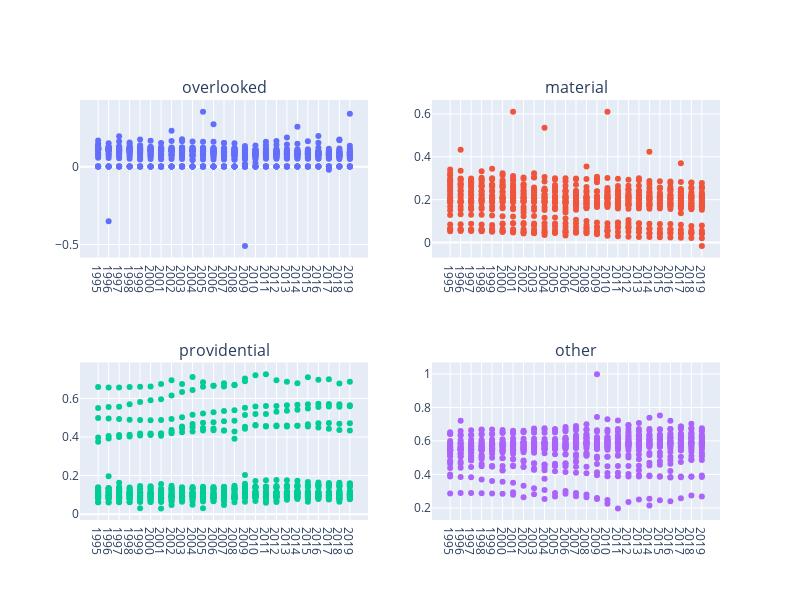

The notebook cell this image was saved under:
### Code cell
create_scatter_plots_grid(foundational_df_no_transformations_accounts_selected_years, 'TIME_PERIOD', ['overlooked', 'material', 'providential', 'other'], time_periods_accounts)

### Figure 1 — Plotly figure (JSON) as saved in the notebook; plotly's stock layout.template omitted (floating-point values rounded to 4 significant figures; data arrays with more than 128 entries replaced by an {"elided": "..."} marker saying what was removed)
{"data": [{"hovertext": {"elided": "675 str values"}, "mode": "markers", "name": "overlooked", "x": {"elided": "675 int values"}, "y": {"elided": "675 float values"}, "type": "scatter", "xaxis": "x", "yaxis": "y"}, {"hovertext": {"elided": "675 str values"}, "mode": "markers", "name": "material", "x": {"elided": "675 int values"}, "y": {"elided": "675 float values"}, "type": "scatter", "xaxis": "x2", "yaxis": "y2"}, {"hovertext": {"elided": "675 str values"}, "mode": "markers", "name": "providential", "x": {"elided": "675 int values"}, "y": {"elided": "675 float values"}, "type": "scatter", "xaxis": "x3", "yaxis": "y3"}, {"hovertext": {"elided": "675 str values"}, "mode": "markers", "name": "other", "x": {"elided": "675 int values"}, "y": {"elided": "675 float values"}, "type": "scatter", "xaxis": "x4", "yaxis": "y4"}], "layout": {"xaxis": {"anchor": "y", "domain": [0.0, 0.45], "tickvals": [1995, 1996, 1997, 1998, 1999, 2000, 2001, 2002, 2003, 2004, 2005, 2006, 2007, 2008, 2009, 2010, 2011, 2012, 2013, 2014, 2015, 2016, 2017, 2018, 2019]}, "yaxis": {"anchor": "x", "domain": [0.625, 1.0]}, "xaxis2": {"anchor": "y2", "domain": [0.55, 1.0], "tickvals": [1995, 1996, 1997, 1998, 1999, 2000, 2001, 2002, 2003, 2004, 2005, 2006, 2007, 2008, 2009, 2010, 2011, 2012, 2013, 2014, 2015, 2016, 2017, 2018, 2019]}, "yaxis2": {"anchor": "x2", "domain": [0.625, 1.0]}, "xaxis3": {"anchor": "y3", "domain": [0.0, 0.45], "tickvals": [1995, 1996, 1997, 1998, 1999, 2000, 2001, 2002, 2003, 2004, 2005, 2006, 2007, 2008, 2009, 2010, 2011, 2012, 2013, 2014, 2015, 2016, 2017, 2018, 2019]}, "yaxis3": {"anchor": "x3", "domain": [0.0, 0.375]}, "xaxis4": {"anchor": "y4", "domain": [0.55, 1.0], "tickvals": [1995, 1996, 1997, 1998, 1999, 2000, 2001, 2002, 2003, 2004, 2005, 2006, 2007, 2008, 2009, 2010, 2011, 2012, 2013, 2014, 2015, 2016, 2017, 2018, 2019]}, "yaxis4": {"anchor": "x4", "domain": [0.0, 0.375]}, "annotations": [{"font": {"size": 16}, "showarrow": false, "text": "overlooked", "x": 0.225, "xanchor": "center", "xref": "paper", "y": 1.0, "yanchor": "bottom", "yref": "paper"}, {"font": {"size": 16}, "showarrow": false, "text": "material", "x": 0.775, "xanchor": "center", "xref": "paper", "y": 1.0, "yanchor": "bottom", "yref": "paper"}, {"font": {"size": 16}, "showarrow": false, "text": "providential", "x": 0.225, "xanchor": "center", "xref": "paper", "y": 0.375, "yanchor": "bottom", "yref": "paper"}, {"font": {"size": 16}, "showarrow": false, "text": "other", "x": 0.775, "xanchor": "center", "xref": "paper", "y": 0.375, "yanchor": "bottom", "yref": "paper"}], "height": 600, "width": 800, "showlegend": false}}
